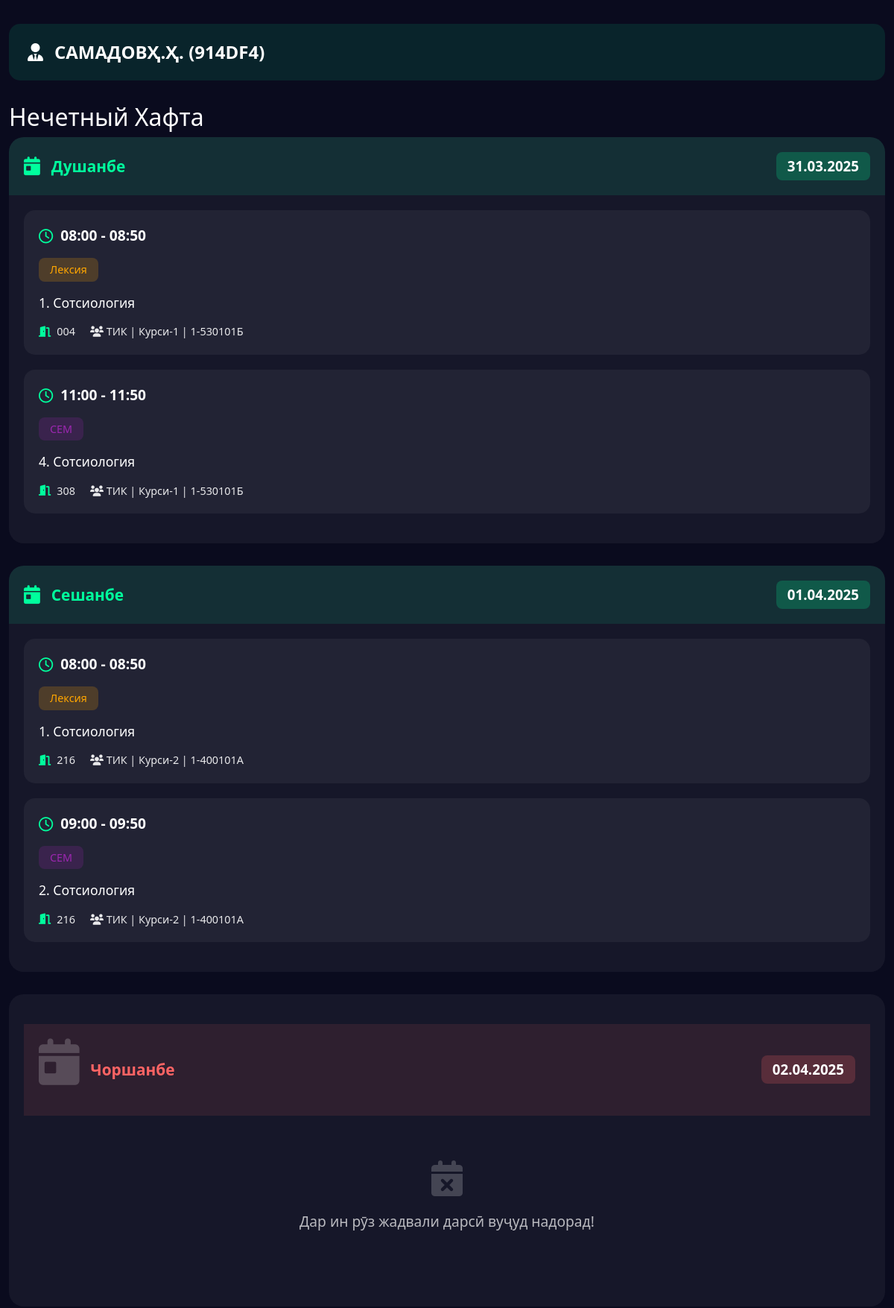
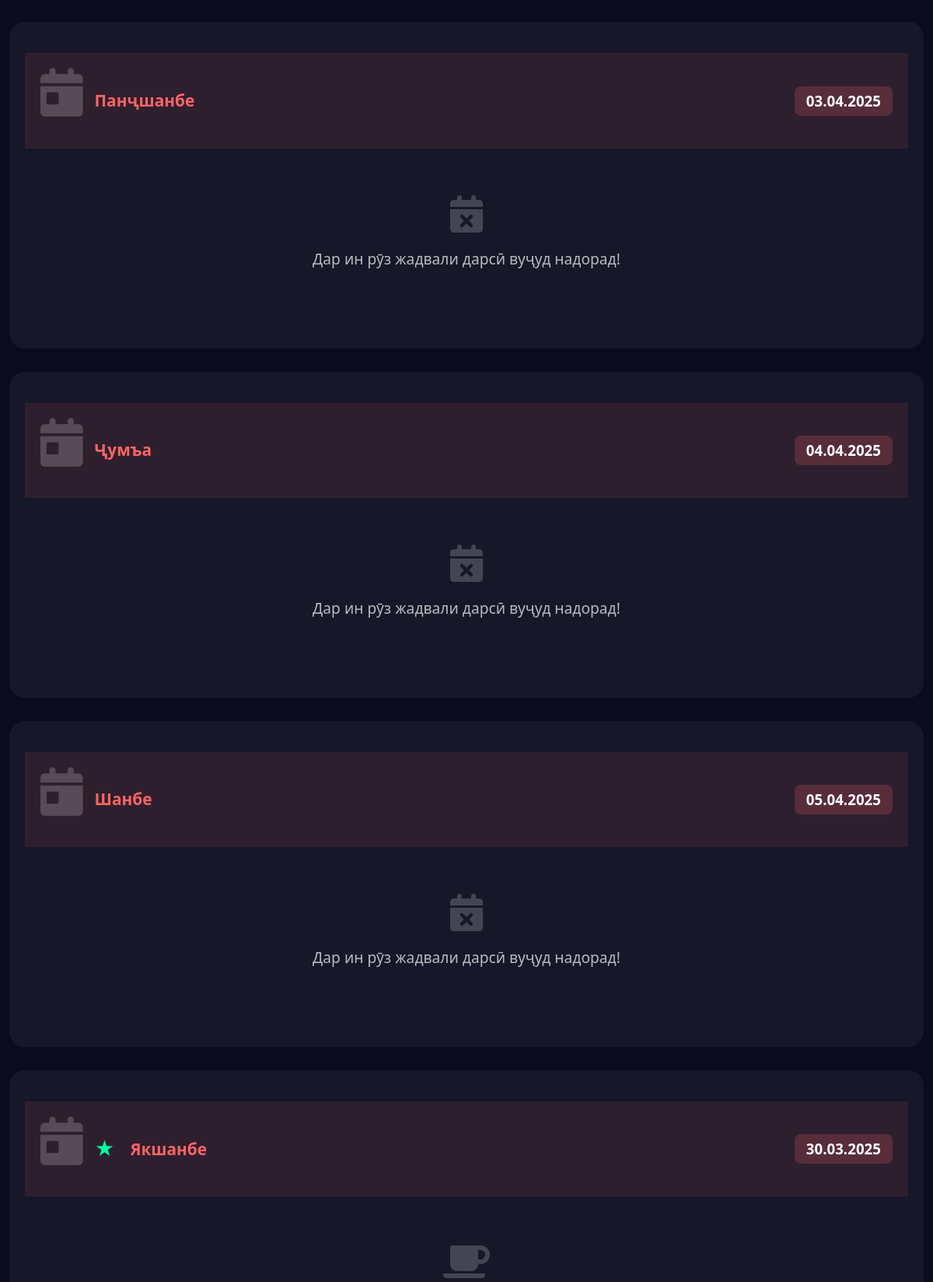
The app's page /teacher/914DF4 (upper part) with its own data (2 pictures, top to bottom).
### tables this page shows
CREATE TABLE teachers (
        id INTEGER PRIMARY KEY AUTOINCREMENT,
        teacher_name TEXT NOT NULL UNIQUE,
        teacher_code TEXT NOT NULL
    );

CREATE TABLE schedules (
        id INTEGER PRIMARY KEY AUTOINCREMENT,
        faculty TEXT NOT NULL,
        course TEXT NOT NULL,
        "group" TEXT NOT NULL,
        day TEXT NOT NULL,
        lesson_time TEXT NOT NULL,
        lesson_type TEXT,
        subject TEXT NOT NULL,
        teacher TEXT NOT NULL,
        room TEXT NOT NULL,
        week_type TEXT NOT NULL CHECK (week_type IN ('Четный', 'Нечетный'))
    );

### app.py (the view)
@app.route('/teacher/<teacher_code>')
def show_teacher_schedule(teacher_code):
    conn = get_db_connection()
    try:
        teacher = conn.execute('SELECT teacher_name FROM teachers WHERE teacher_code=?', (teacher_code,)).fetchone()
        if not teacher:
            flash('Noto‘g‘ri muallim kodi!', 'danger')
            return redirect(url_for('main'))
        teacher_name = teacher['teacher_name']
        lessons = conn.execute('SELECT * FROM schedules').fetchall()
        current_week_type = get_week_type()
        week_types = ['Четный', 'Нечетный'] if current_week_type == 'Четный' else ['Нечетный', 'Четный']
        schedule = {week_type: {} for week_type in week_types}
        week_dates = get_current_week_dates()
        ordered_days = DAYS_OF_WEEK  # Dushanbe birinchi keladi
        today = datetime.today().strftime('%d.%m.%Y')
        current_day = DAYS_OF_WEEK[datetime.today().weekday()]
        for week_type in week_types:
            for day_name in ordered_days:
                schedule[week_type][day_name] = {
                    'date': week_dates[day_name],
                    'weekday': DAYS_OF_WEEK.index(day_name),
                    'lessons': [],
                    'is_today': day_name == current_day and week_dates[day_name] == today and week_type == current_week_type
                }
        for lesson in lessons:
            lesson_teacher = lesson['teacher']
            normalized_lesson_teacher = normalize_teacher_name(lesson_teacher)
            if are_names_similar(normalized_lesson_teacher, teacher_name, threshold=0.85):
                day_name = lesson['day']
                week_type = lesson['week_type']
                if day_name in schedule[week_type]:
                    schedule[week_type][day_name]['lessons'].append({
                        'time': lesson['lesson_time'],
                        'type': lesson['lesson_type'],
                        'subject': lesson['subject'],
                        'room': lesson['room'],
                        'group': f"{lesson['faculty']} | {lesson['course']} | {lesson['group']}"
                    })
    finally:
        conn.close()
    return render_template('teacher_schedule.html', schedule=schedule, teacher_name=teacher_name, teacher_code=teacher_code)

### app.py (called while the page is built)
def get_db_connection():
    conn = sqlite3.connect(DB_PATH)
    conn.row_factory = sqlite3.Row
    return conn

def normalize_teacher_name(teacher_name):
    teacher_name = teacher_name.strip()
    prefixes = ["н.и техникӣ", "н.и.иқтисодӣ", "н.и.", "дотс.", "проф.", "техникӣ", "иқтисодӣ", "доц.", "профессор", "профессори", "доцент", "доценти","таърих", "таърихи", "мудири"]
    for prefix in prefixes:
        if prefix in teacher_name:
            teacher_name = teacher_name.replace(prefix, "").strip()
    parts = teacher_name.split()
    if len(parts) == 1:  # Faqat familiya
        return parts[0]  # "Қосимов"
    elif len(parts) > 1 and parts[-1].replace(".", "").isupper():
        return " ".join(parts[-2:])  # "Қосимов А.А"
    return teacher_name

def are_names_similar(name1, name2, threshold=0.8):
    similarity = SequenceMatcher(None, name1, name2).ratio()
    return similarity >= threshold

def get_current_week_dates():
    today = datetime.now()
    week_dates = {}
    for i in range(7):  # Bugundan boshlab 7 kun
        target_date = today + timedelta(days=i)
        weekday_num = target_date.weekday()
        day_name = DAYS_OF_WEEK[weekday_num]
        week_dates[day_name] = target_date.strftime("%d.%m.%Y")
    return week_dates

def get_week_type():
    today = datetime.today()
    week_number = today.isocalendar()[1]
    return 'Четный' if week_number % 2 == 0 else 'Нечетный'

### templates/teacher_schedule.html (shortened to what this page needs)
<!DOCTYPE html>
<html lang="tg">
<head>
    <link href="https://cdn.jsdelivr.net/npm/bootstrap@5.3.0/dist/css/bootstrap.min.css" rel="stylesheet">
    <link href="https://cdnjs.cloudflare.com/ajax/libs/font-awesome/6.0.0/css/all.min.css" rel="stylesheet">
    <link href="{{ url_for('static', filename='css/styles.css') }}" rel="stylesheet">
</head>
<body>
    <div class="container">
        <div class="group-header">
            <i class="fas fa-user-tie"></i>
            <span class="group-name">{{ teacher_name }} ({{ teacher_code }})</span>
        </div>
        {% for week_type, days in schedule.items() %}
            <form name="{{ week_type }}">
                <div class="week-section">
                    <h2>{{ week_type }} Хафта</h2>
                    {% for day_name, data in days.items() %}
                        <div class="day-card {% if data.lessons|length > 0 %}has-lessons{% else %}no-lessons{% endif %}">
                            <div class="day-header">
                                <i class="fas fa-calendar-day"></i>
                                {% if data.is_today %}
                                    <span class="today-marker">★</span>
                                {% endif %}
                                <span class="day-name">{{ day_name }}</span>
                                <span class="day-date">{{ data.date }}</span>
                            </div>
                            <div class="lessons-container">
                                {% if data.weekday == 6 %}
                                    <div class="no-lessons sunday">
                                        <i class="fas fa-coffee"></i>
                                    </div>
                                {% elif data.lessons|length > 0 %}
                                    {% for lesson in data.lessons %}
                                        <div class="lesson-card">
                                            <div class="lesson-time">
                                                <i class="far fa-clock clock-icon"></i>
                                                {{ lesson.time }}
                                            </div>
                                            <div class="lesson-type {{ lesson.type|lower }}">
                                                {{ lesson.type }}
                                            </div>
                                            <div class="lesson-subject">
                                                {{ lesson.subject }}
                                            </div>
                                            <div class="lesson-details">
                                                <div class="lesson-room">
                                                    <i class="fas fa-door-open"></i>
                                                    {{ lesson.room }}
                                                </div>
                                                <div class="lesson-group">
                                                    <i class="fas fa-users"></i>
                                                    {{ lesson.group }}
                                                </div>
                                            </div>
                                        </div>
                                    {% endfor %}
                                {% else %}
                                    <div class="no-lessons">
                                        <i class="fas fa-calendar-xmark"></i>
                                        <p>Дар ин рӯз жадвали дарсӣ вуҷуд надорад!</p>
                                    </div>
                                {% endif %}
                            </div>
                        </div>
                    {% endfor %}
                </div>
            </form>
        {% endfor %}
    </div>
</body>
</html>

### static/css/styles.css (style rules this page uses)
body { background-color: #0a0b1e; color: #ffffff; min-height: 100vh; font-family: 'Segoe UI', system-ui, -apple-system, sans-serif; }
.container { padding-top: 2rem; padding-bottom: 2rem; max-width: 1200px; }
.group-header { display: flex; align-items: center; gap: 15px; background: rgba(0, 255, 157, 0.1); padding: 20px 25px; border-radius: 15px; margin-bottom: 30px; font-size: 1.5em; font-weight: 600; }
.group-header .group-name { color: #ffffff; text-transform: uppercase; }
form { margin-bottom: 40px; }
.day-card { background: rgba(255, 255, 255, 0.05); border-radius: 20px; margin-bottom: 30px; overflow: hidden; }
.day-card.has-lessons .day-header { background: rgba(0, 255, 157, 0.1); color: #00ff9d; }
.day-card.no-lessons .day-header { background: rgba(255, 100, 100, 0.1); color: #ff6464; }
.day-header { padding: 20px; display: flex; align-items: center; gap: 15px; font-size: 1.3em; font-weight: 600; }
.day-header i { font-size: 1.2em; }
.day-header .today-marker { font-size: 1.2em; margin-right: 5px; }
.day-card.no-lessons .day-header .today-marker { color: #00ff9d; }
.day-header .day-name { margin-right: auto; }
.day-header .day-date { font-size: 0.9em; padding: 5px 15px; border-radius: 8px; color: #ffffff; }
.day-card.has-lessons .day-header .day-date { background: rgba(0, 255, 157, 0.2); }
.day-card.no-lessons .day-header .day-date { background: rgba(255, 100, 100, 0.2); }
.lessons-container { padding: 20px; }
.no-lessons { text-align: center; padding: 40px 20px; color: rgba(255, 255, 255, 0.7); }
.no-lessons i { font-size: 3em; margin-bottom: 20px; color: rgba(255, 255, 255, 0.2); }
.no-lessons p { font-size: 1.2em; margin: 0; }
.lesson-card { background: rgba(255, 255, 255, 0.05); border-radius: 15px; padding: 20px; margin-bottom: 20px; transition: transform 0.3s ease, background 0.3s ease; }
.lesson-time { font-size: 1.2em; font-weight: 600; color: #ffffff; margin-bottom: 15px; display: flex; align-items: center; gap: 10px; }
.lesson-time .clock-icon { color: #00ff9d; }
.lesson-type { display: inline-block; padding: 5px 15px; border-radius: 8px; font-size: 0.9em; margin-bottom: 15px; }
.lesson-type.лексия { background: rgba(255, 166, 0, 0.2); color: #ffa600; }
.lesson-type.сем { background: rgba(156, 39, 176, 0.2); color: #9c27b0; }
.lesson-subject { font-size: 1.1em; font-weight: 500; margin-bottom: 15px; color: #ffffff; word-break: break-word; }
.lesson-details { display: flex; gap: 20px; color: rgba(255, 255, 255, 0.9); font-size: 0.9em; }
.lesson-teacher, .lesson-room { display: flex; align-items: center; gap: 8px; }
.lesson-teacher i, .lesson-room i { color: #00ff9d; }

### records on screen
teachers: teacher_name "САМАДОВҲ.Ҳ.", teacher_code "914DF4"
schedules: time "08:00 - 08:50", type "Лексия", subject "1. Сотсиология", room "004", group "ТИК | Курси-1 | 1-530101Б"
schedules: time "11:00 - 11:50", type "СЕМ", subject "4. Сотсиология", room "308", group "ТИК | Курси-1 | 1-530101Б"
schedules: time "08:00 - 08:50", type "Лексия", subject "1. Сотсиология", room "216", group "ТИК | Курси-2 | 1-400101A"
schedules: time "09:00 - 09:50", type "СЕМ", subject "2. Сотсиология", room "216", group "ТИК | Курси-2 | 1-400101A"

### other values on screen
{{ week_type }} "Нечетный"
{{ day_name }} "Душанбе" "Сешанбе" "Чоршанбе" "Панҷшанбе" "Ҷумъа" "Шанбе" "Якшанбе"
{{ data.date }} "31.03.2025" "01.04.2025" "02.04.2025" "03.04.2025" "04.04.2025" "05.04.2025" "30.03.2025"
